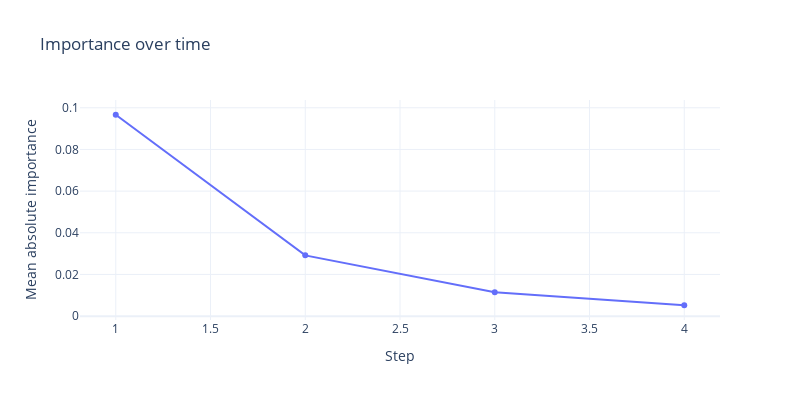

Notebook cell for this chart:
### Code cell
import numpy as np
import plotly.graph_objects as go

x = np.arange(1, len(mean_abs_time) + 1)

fig = go.Figure(go.Scatter(x=x, y=mean_abs_time, mode="lines+markers", marker=dict(size=6)))
fig.update_layout(
    title="Importance over time",
    xaxis_title="Step",
    yaxis_title="Mean absolute importance",
    template="plotly_white",
    width=800,
    height=400,
)
fig.show()

### Figure 1 — Plotly figure (JSON) as saved in the notebook; plotly's stock layout.template omitted (floating-point values rounded to 4 significant figures)
{"data": [{"marker": {"size": 6}, "mode": "lines+markers", "type": "scatter", "x": [1, 2, 3, 4], "y": [0.09665, 0.02917, 0.01143, 0.005223]}], "layout": {"height": 400, "title": {"text": "Importance over time"}, "width": 800, "xaxis": {"title": {"text": "Step"}}, "yaxis": {"title": {"text": "Mean absolute importance"}}}}
